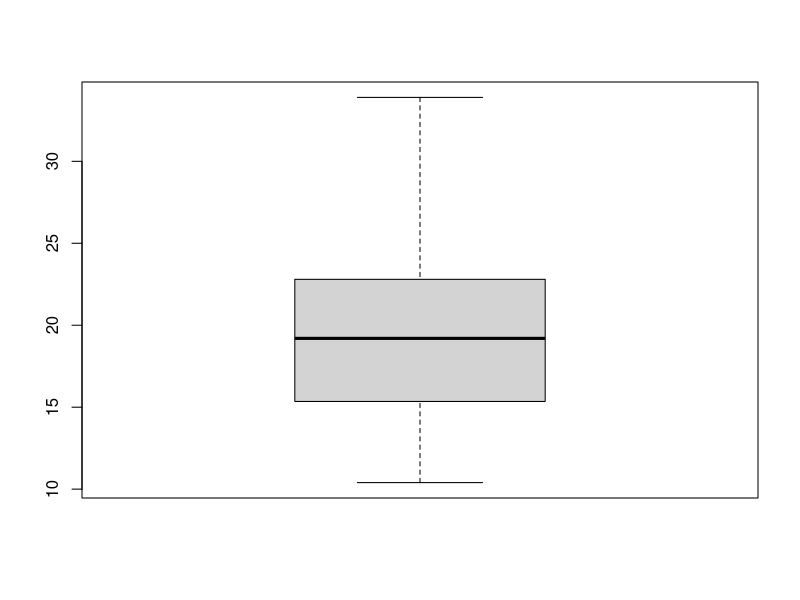

This chart was generated by the following R code:
#Codigo para problema 1

dim(mtcars)

mis_dades <- mtcars

mis_dades

mean(mis_dades$qsec) #promedio

x <- mis_dades$qsec
sum(x)/length(x) #promedio


x <- mis_dades$drat

sort(x)
median(x) #mediana
quantile(x, 0.25) #1r quart, si fos 0.75 seria el 3r quart etc.
quantile(mis_dades$mpg, 0.18)

quantile(mis_dades$mpg, 0.75)-quantile(mis_dades$mpg, 0.25) #IQR = q de 0,75 - q de 0,25
IQR(mis_dades$mpg)

boxplot(mis_dades$mpg)

IQR(mis_dades$cyl)

sd(mis_dades$cyl) #desviación típica
var(mis_dades$qsec) #varianza corregida
